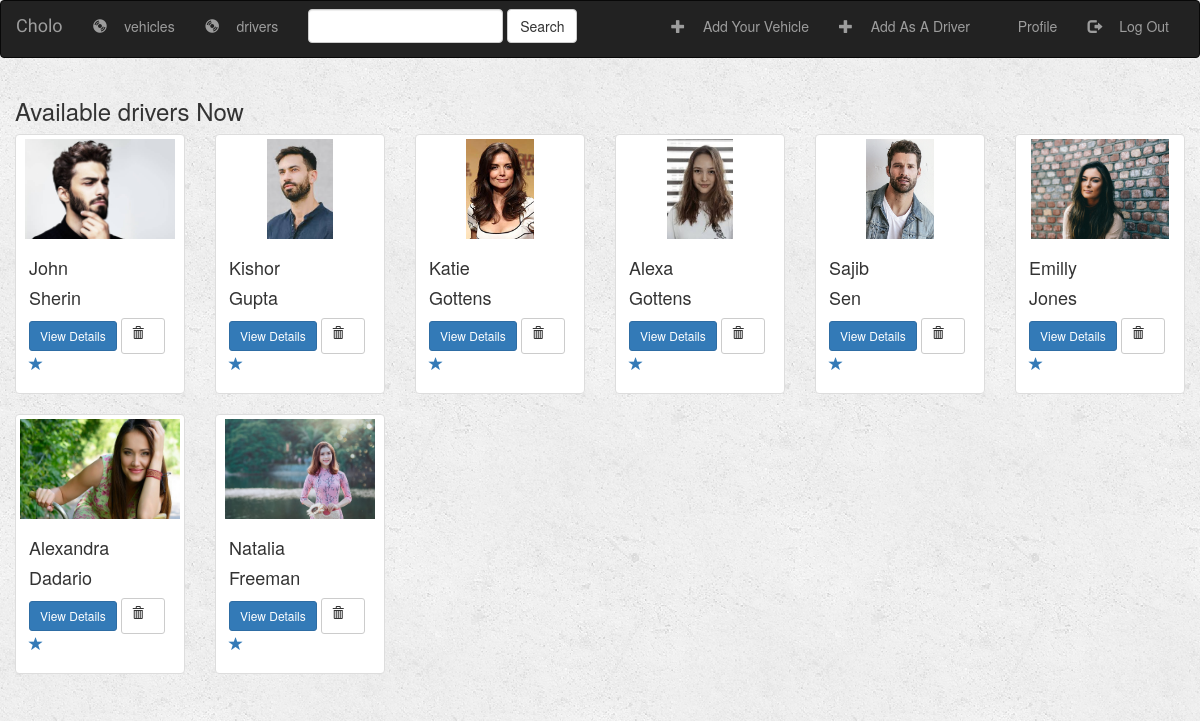
Page /uber/drivers/ (signed in) on the committed database.
### uber/models.py (models this page shows, shortened)
class Driver(models.Model):
    ssn = models.AutoField(primary_key = True)
    first_name = models.CharField(max_length=200,default="")
    last_name = models.CharField(max_length=250,default="")
    sex = models.CharField(max_length=50,default="")
    birth_day = models.DateField(null=True, auto_now=False, auto_now_add=False, default='')
    vehicle_id = models.ManyToManyField(Vehicle)
    is_favourite= models.BooleanField(default= False)
    driver_image= models.FileField()

### uber/views.py (the view)
# urls.py: path('drivers/', views.DriverIndexView.as_view(), name='driver_index'),
class DriverIndexView(generic.ListView):
    template_name = 'uber/driver_index.html'
    context_object_name = 'drivers'
    @method_decorator(login_required)
    def dispatch(self, *args, **kwargs):
        return super(DriverIndexView, self).dispatch(*args, **kwargs)
    def get_queryset(self):
        return Driver.objects.all()

### uber/templates/uber/driver_index.html (shortened to what this page needs)
{% extends 'uber/base.html' %}
{% block body %}
<div class="drivers-container container-fluid">
    <div class="row">
        <div class="col-sm-12">
            <h3> Available drivers Now </h3>
        </div>
        {% if drivers %}
            {% for driver in drivers %}
                <div class="col-sm-4 col-lg-2">
                    <div  class="thumbnail" >
                        <a href="{% url 'uber:all_driver' driver.ssn %}">
                            <img src="{{ driver.driver_image.url }}" class="img-fluid" class="img-responsive" style=" height: 100px;" >
                        </a>
                        <div class="caption">
                            <h4>{{ driver.first_name }}</h4>
                            <h4>{{ driver.last_name}}</h4>
                            <a href="{% url 'uber:all_driver' driver.ssn%}" class="btn btn-primary btn-sm" role="button">View Details</a>
                            <form action="{% url 'uber:delete_driver' driver.ssn %}" method="post" style="display: inline;">
                                <button type="submit" class="btn btn-default btn-sm">
                                    <span class="glyphicon glyphicon-trash"></span>
                                </button>
                            </form>
                             <a href="{% url 'uber:favourite' driver.ssn %}" class="btn-favorite">
                    <span class="glyphicon glyphicon-star {% if driver.is_favorite %}active{% endif %}"></span></a>
                        </div>
                    </div>
                </div>
                {% cycle '' '' '' '' '' '<div class="clearfix visible-lg"></div>' %}
            {% endfor %}
        {% endif %}
    </div>
</div>
{% endblock %}

### uber/static/uber/style.css (style rules this page uses)
body { background: white url("images/background.png"); }
.glyphicon { margin-bottom: 10px; margin-right: 10px; }

### rows in the picture
Driver: driver_image (picture), first_name "John", last_name "Sherin"
Driver: driver_image (picture), first_name "Kishor", last_name "Gupta"
Driver: driver_image (picture), first_name "Katie", last_name "Gottens"
Driver: driver_image (picture), first_name "Alexa", last_name "Gottens"
Driver: driver_image (picture), first_name "Sajib", last_name "Sen"
Driver: driver_image (picture), first_name "Emilly", last_name "Jones"
Driver: driver_image (picture), first_name "Alexandra", last_name "Dadario"
Driver: driver_image (picture), first_name "Natalia", last_name "Freeman"
